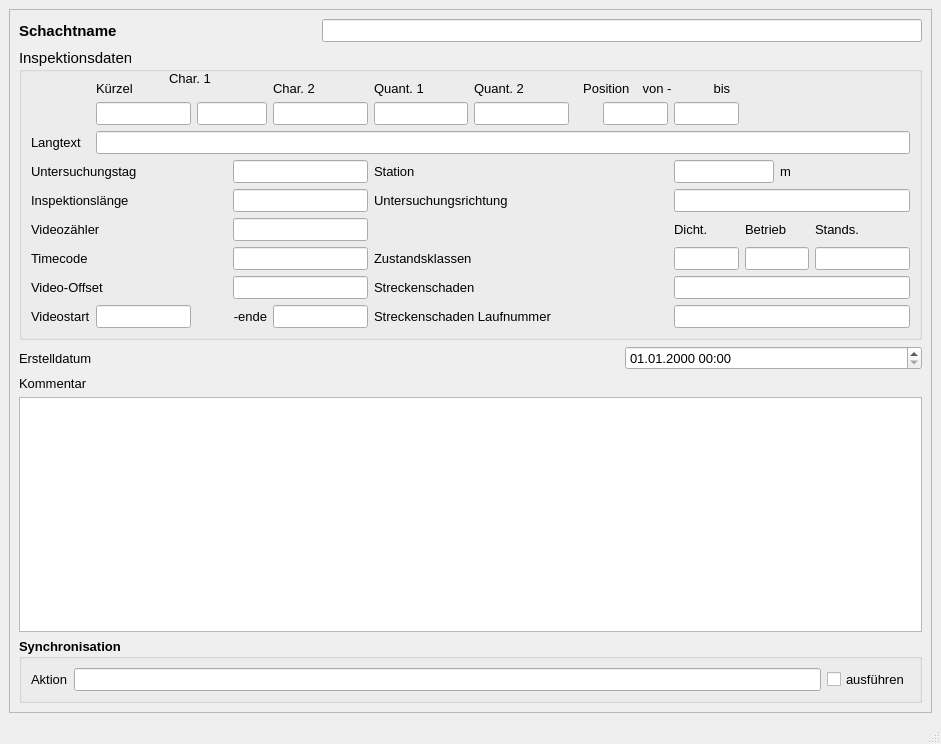
<?xml version="1.0" encoding="UTF-8"?>
<ui version="4.0">
 <class>MainWindow</class>
 <widget class="QMainWindow" name="MainWindow">
  <property name="enabled">
   <bool>true</bool>
  </property>
  <property name="geometry">
   <rect>
    <x>0</x>
    <y>0</y>
    <width>941</width>
    <height>744</height>
   </rect>
  </property>
  <property name="minimumSize">
   <size>
    <width>660</width>
    <height>590</height>
   </size>
  </property>
  <property name="maximumSize">
   <size>
    <width>16777215</width>
    <height>16777215</height>
   </size>
  </property>
  <property name="font">
   <font>
    <family>Tahoma</family>
    <pointsize>10</pointsize>
   </font>
  </property>
  <property name="windowTitle">
   <string>MainWindow</string>
  </property>
  <widget class="QWidget" name="centralwidget">
   <layout class="QGridLayout" name="gridLayout">
    <item row="0" column="0">
     <widget class="QScrollArea" name="scrollArea">
      <property name="widgetResizable">
       <bool>true</bool>
      </property>
      <widget class="QWidget" name="scrollAreaWidgetContents">
       <property name="geometry">
        <rect>
         <x>0</x>
         <y>0</y>
         <width>917</width>
         <height>667</height>
        </rect>
       </property>
       <layout class="QGridLayout" name="gridLayout_2">
        <item row="0" column="0">
         <widget class="QLabel" name="label">
          <property name="font">
           <font>
            <family>Tahoma</family>
            <pointsize>11</pointsize>
            <weight>75</weight>
            <bold>true</bold>
           </font>
          </property>
          <property name="text">
           <string>Schachtname</string>
          </property>
         </widget>
        </item>
        <item row="0" column="1" colspan="2">
         <widget class="QLineEdit" name="untersuchsch">
          <property name="toolTip">
           <string>&lt;html&gt;&lt;head/&gt;&lt;body&gt;&lt;p&gt;Bezeichnung des untersuchten Schachtes&lt;/p&gt;&lt;/body&gt;&lt;/html&gt;</string>
          </property>
          <property name="statusTip">
           <string>Bezeichnung des untersuchten Schachtes</string>
          </property>
         </widget>
        </item>
        <item row="1" column="0" colspan="3">
         <widget class="QGroupBox" name="groupBox_2">
          <property name="font">
           <font>
            <family>Tahoma</family>
            <pointsize>11</pointsize>
           </font>
          </property>
          <property name="title">
           <string>Inspektionsdaten</string>
          </property>
          <layout class="QGridLayout" name="gridLayout_3">
           <item row="0" column="1" colspan="3">
            <widget class="QLabel" name="label_23">
             <property name="font">
              <font>
               <family>Tahoma</family>
               <pointsize>10</pointsize>
              </font>
             </property>
             <property name="text">
              <string>Kürzel</string>
             </property>
            </widget>
           </item>
           <item row="0" column="4">
            <widget class="QLabel" name="label_25">
             <property name="font">
              <font>
               <family>Tahoma</family>
               <pointsize>10</pointsize>
              </font>
             </property>
             <property name="text">
              <string>Char. 2</string>
             </property>
            </widget>
           </item>
           <item row="0" column="5">
            <widget class="QLabel" name="label_26">
             <property name="font">
              <font>
               <family>Tahoma</family>
               <pointsize>10</pointsize>
              </font>
             </property>
             <property name="text">
              <string>Quant. 1</string>
             </property>
            </widget>
           </item>
           <item row="0" column="6">
            <widget class="QLabel" name="label_27">
             <property name="font">
              <font>
               <family>Tahoma</family>
               <pointsize>10</pointsize>
              </font>
             </property>
             <property name="text">
              <string>Quant. 2</string>
             </property>
            </widget>
           </item>
           <item row="0" column="7" colspan="2">
            <widget class="QLabel" name="label_18">
             <property name="font">
              <font>
               <family>Tahoma</family>
               <pointsize>10</pointsize>
              </font>
             </property>
             <property name="text">
              <string>Position </string>
             </property>
             <property name="alignment">
              <set>Qt::AlignRight|Qt::AlignTrailing|Qt::AlignVCenter</set>
             </property>
            </widget>
           </item>
           <item row="0" column="9" colspan="2">
            <widget class="QLabel" name="label_40">
             <property name="font">
              <font>
               <family>Tahoma</family>
               <pointsize>10</pointsize>
              </font>
             </property>
             <property name="text">
              <string> von -</string>
             </property>
            </widget>
           </item>
           <item row="0" column="11">
            <widget class="QLabel" name="label_30">
             <property name="font">
              <font>
               <family>Tahoma</family>
               <pointsize>10</pointsize>
              </font>
             </property>
             <property name="text">
              <string> bis</string>
             </property>
            </widget>
           </item>
           <item row="1" column="1">
            <widget class="QLineEdit" name="kuerzel">
             <property name="font">
              <font>
               <family>Tahoma</family>
               <pointsize>10</pointsize>
              </font>
             </property>
             <property name="toolTip">
              <string>&lt;html&gt;&lt;head/&gt;&lt;body&gt;&lt;p&gt;&lt;span style=&quot; font-size:10pt;&quot;&gt;Schadenskürzel&lt;/span&gt;&lt;/p&gt;&lt;/body&gt;&lt;/html&gt;</string>
             </property>
            </widget>
           </item>
           <item row="1" column="2" colspan="2">
            <widget class="QLineEdit" name="charakt1">
             <property name="font">
              <font>
               <family>Tahoma</family>
               <pointsize>10</pointsize>
              </font>
             </property>
             <property name="toolTip">
              <string>&lt;html&gt;&lt;head/&gt;&lt;body&gt;&lt;p&gt;Zustandsdaten: Charakterisierung 1&lt;/p&gt;&lt;/body&gt;&lt;/html&gt;</string>
             </property>
             <property name="statusTip">
              <string>Zustandsdaten: Charakterisierung 1</string>
             </property>
            </widget>
           </item>
           <item row="1" column="4">
            <widget class="QLineEdit" name="charakt2">
             <property name="font">
              <font>
               <family>Tahoma</family>
               <pointsize>10</pointsize>
              </font>
             </property>
             <property name="toolTip">
              <string>&lt;html&gt;&lt;head/&gt;&lt;body&gt;&lt;p&gt;Zustandsdaten: Charakterisierung 2&lt;/p&gt;&lt;/body&gt;&lt;/html&gt;</string>
             </property>
             <property name="statusTip">
              <string>Zustandsdaten: Charakterisierung 2</string>
             </property>
            </widget>
           </item>
           <item row="1" column="5">
            <widget class="QLineEdit" name="quantnr1">
             <property name="font">
              <font>
               <family>Tahoma</family>
               <pointsize>10</pointsize>
              </font>
             </property>
             <property name="toolTip">
              <string>&lt;html&gt;&lt;head/&gt;&lt;body&gt;&lt;p&gt;Zustandsdaten: Quantifizierung 1&lt;/p&gt;&lt;/body&gt;&lt;/html&gt;</string>
             </property>
             <property name="statusTip">
              <string>Zustandsdaten: Quantifizierung 1</string>
             </property>
            </widget>
           </item>
           <item row="1" column="6">
            <widget class="QLineEdit" name="quantnr2">
             <property name="font">
              <font>
               <family>Tahoma</family>
               <pointsize>10</pointsize>
              </font>
             </property>
             <property name="toolTip">
              <string>&lt;html&gt;&lt;head/&gt;&lt;body&gt;&lt;p&gt;Zustandsdaten: Quantifizierung 2&lt;/p&gt;&lt;/body&gt;&lt;/html&gt;</string>
             </property>
             <property name="statusTip">
              <string>Zustandsdaten: Quantifizierung 2</string>
             </property>
            </widget>
           </item>
           <item row="1" column="8" colspan="2">
            <widget class="QLineEdit" name="pos_von">
             <property name="font">
              <font>
               <family>Tahoma</family>
               <pointsize>10</pointsize>
              </font>
             </property>
             <property name="toolTip">
              <string>&lt;html&gt;&lt;head/&gt;&lt;body&gt;&lt;p&gt;Zustandsdaten: Anfangswinkel als Zifferblattreferenz&lt;/p&gt;&lt;/body&gt;&lt;/html&gt;</string>
             </property>
             <property name="statusTip">
              <string>Zustandsdaten: Anfangswinkel als Zifferblattreferenz</string>
             </property>
            </widget>
           </item>
           <item row="1" column="10" colspan="2">
            <widget class="QLineEdit" name="pos_bis">
             <property name="font">
              <font>
               <family>Tahoma</family>
               <pointsize>10</pointsize>
              </font>
             </property>
             <property name="toolTip">
              <string>&lt;html&gt;&lt;head/&gt;&lt;body&gt;&lt;p&gt;Zustandsdaten: Endwinkel als Zifferblattreferenz&lt;/p&gt;&lt;/body&gt;&lt;/html&gt;</string>
             </property>
             <property name="statusTip">
              <string>Zustandsdaten: Endwinkel als Zifferblattreferenz</string>
             </property>
            </widget>
           </item>
           <item row="2" column="0">
            <widget class="QLabel" name="label_52">
             <property name="font">
              <font>
               <family>Tahoma</family>
               <pointsize>10</pointsize>
              </font>
             </property>
             <property name="text">
              <string>Langtext</string>
             </property>
            </widget>
           </item>
           <item row="2" column="1" colspan="14">
            <widget class="QLineEdit" name="langtext">
             <property name="font">
              <font>
               <family>Tahoma</family>
               <pointsize>10</pointsize>
              </font>
             </property>
             <property name="toolTip">
              <string>&lt;html&gt;&lt;head/&gt;&lt;body&gt;&lt;p&gt;&lt;span style=&quot; font-size:10pt;&quot;&gt;Zustandsbeschreibung Langtext&lt;/span&gt;&lt;/p&gt;&lt;/body&gt;&lt;/html&gt;</string>
             </property>
             <property name="statusTip">
              <string>Zustandsbeschreibung Langtext</string>
             </property>
            </widget>
           </item>
           <item row="3" column="0" colspan="3">
            <widget class="QLabel" name="label_61">
             <property name="font">
              <font>
               <family>Tahoma</family>
               <pointsize>10</pointsize>
              </font>
             </property>
             <property name="text">
              <string>Untersuchungstag</string>
             </property>
            </widget>
           </item>
           <item row="3" column="3" colspan="2">
            <widget class="QLineEdit" name="untersuchtag">
             <property name="font">
              <font>
               <family>Tahoma</family>
               <pointsize>10</pointsize>
              </font>
             </property>
             <property name="toolTip">
              <string>&lt;html&gt;&lt;head/&gt;&lt;body&gt;&lt;p&gt;Datum der Untersuchung&lt;/p&gt;&lt;/body&gt;&lt;/html&gt;</string>
             </property>
             <property name="statusTip">
              <string>Datum der Untersuchung</string>
             </property>
            </widget>
           </item>
           <item row="3" column="5" colspan="4">
            <widget class="QLabel" name="label_34">
             <property name="font">
              <font>
               <family>Tahoma</family>
               <pointsize>10</pointsize>
              </font>
             </property>
             <property name="text">
              <string>Station</string>
             </property>
            </widget>
           </item>
           <item row="3" column="10" colspan="3">
            <widget class="QLineEdit" name="station">
             <property name="font">
              <font>
               <family>Tahoma</family>
               <pointsize>10</pointsize>
              </font>
             </property>
             <property name="toolTip">
              <string>&lt;html&gt;&lt;head/&gt;&lt;body&gt;&lt;p&gt;&lt;span style=&quot; font-size:10pt;&quot;&gt;Station entlang der Haltung&lt;/span&gt;&lt;/p&gt;&lt;/body&gt;&lt;/html&gt;</string>
             </property>
             <property name="statusTip">
              <string>Station entlang der Haltung</string>
             </property>
            </widget>
           </item>
           <item row="3" column="13" colspan="2">
            <widget class="QLabel" name="label_2">
             <property name="font">
              <font>
               <family>Tahoma</family>
               <pointsize>10</pointsize>
              </font>
             </property>
             <property name="text">
              <string>m</string>
             </property>
            </widget>
           </item>
           <item row="4" column="0" colspan="3">
            <widget class="QLabel" name="label_20">
             <property name="font">
              <font>
               <family>Tahoma</family>
               <pointsize>10</pointsize>
              </font>
             </property>
             <property name="text">
              <string>Inspektionslänge</string>
             </property>
            </widget>
           </item>
           <item row="4" column="3" colspan="2">
            <widget class="QLineEdit" name="inspektionslaenge">
             <property name="font">
              <font>
               <family>Tahoma</family>
               <pointsize>10</pointsize>
              </font>
             </property>
             <property name="toolTip">
              <string>&lt;html&gt;&lt;head/&gt;&lt;body&gt;&lt;p&gt;&lt;span style=&quot; font-size:10pt;&quot;&gt;Inspektionslänge&lt;/span&gt;&lt;/p&gt;&lt;/body&gt;&lt;/html&gt;</string>
             </property>
             <property name="statusTip">
              <string>Inspektionslänge</string>
             </property>
            </widget>
           </item>
           <item row="4" column="5" colspan="4">
            <widget class="QLabel" name="label_17">
             <property name="font">
              <font>
               <family>Tahoma</family>
               <pointsize>10</pointsize>
              </font>
             </property>
             <property name="text">
              <string>Untersuchungsrichtung</string>
             </property>
            </widget>
           </item>
           <item row="4" column="10" colspan="5">
            <widget class="QLineEdit" name="untersuchrichtung">
             <property name="font">
              <font>
               <family>Tahoma</family>
               <pointsize>10</pointsize>
              </font>
             </property>
             <property name="toolTip">
              <string>&lt;html&gt;&lt;head/&gt;&lt;body&gt;&lt;p&gt;&lt;span style=&quot; font-size:10pt;&quot;&gt;Untersuchungsrichtung&lt;/span&gt;&lt;/p&gt;&lt;/body&gt;&lt;/html&gt;</string>
             </property>
            </widget>
           </item>
           <item row="5" column="0" colspan="3">
            <widget class="QLabel" name="label_19">
             <property name="font">
              <font>
               <family>Tahoma</family>
               <pointsize>10</pointsize>
              </font>
             </property>
             <property name="text">
              <string>Videozähler</string>
             </property>
            </widget>
           </item>
           <item row="5" column="3" colspan="2">
            <widget class="QLineEdit" name="videozaehler">
             <property name="font">
              <font>
               <family>Tahoma</family>
               <pointsize>10</pointsize>
              </font>
             </property>
             <property name="toolTip">
              <string>&lt;html&gt;&lt;head/&gt;&lt;body&gt;&lt;p&gt;&lt;span style=&quot; font-size:10pt;&quot;&gt;Videozähler&lt;/span&gt;&lt;/p&gt;&lt;/body&gt;&lt;/html&gt;</string>
             </property>
             <property name="statusTip">
              <string>Videozähler</string>
             </property>
            </widget>
           </item>
           <item row="5" column="10" colspan="2">
            <widget class="QLabel" name="label_39">
             <property name="font">
              <font>
               <family>Tahoma</family>
               <pointsize>10</pointsize>
              </font>
             </property>
             <property name="text">
              <string>Dicht.</string>
             </property>
            </widget>
           </item>
           <item row="5" column="12" colspan="2">
            <widget class="QLabel" name="label_37">
             <property name="font">
              <font>
               <family>Tahoma</family>
               <pointsize>10</pointsize>
              </font>
             </property>
             <property name="text">
              <string>Betrieb</string>
             </property>
            </widget>
           </item>
           <item row="5" column="14">
            <widget class="QLabel" name="label_38">
             <property name="font">
              <font>
               <family>Tahoma</family>
               <pointsize>10</pointsize>
              </font>
             </property>
             <property name="text">
              <string>Stands.</string>
             </property>
            </widget>
           </item>
           <item row="6" column="0" colspan="3">
            <widget class="QLabel" name="label_35">
             <property name="font">
              <font>
               <family>Tahoma</family>
               <pointsize>10</pointsize>
              </font>
             </property>
             <property name="text">
              <string>Timecode</string>
             </property>
            </widget>
           </item>
           <item row="6" column="3" colspan="2">
            <widget class="QLineEdit" name="timecode">
             <property name="font">
              <font>
               <family>Tahoma</family>
               <pointsize>10</pointsize>
              </font>
             </property>
             <property name="toolTip">
              <string>&lt;html&gt;&lt;head/&gt;&lt;body&gt;&lt;p&gt;&lt;span style=&quot; font-size:10pt;&quot;&gt;Timecode&lt;/span&gt;&lt;/p&gt;&lt;/body&gt;&lt;/html&gt;</string>
             </property>
             <property name="statusTip">
              <string>Timecode</string>
             </property>
            </widget>
           </item>
           <item row="6" column="5" colspan="3">
            <widget class="QLabel" name="label_36">
             <property name="font">
              <font>
               <family>Tahoma</family>
               <pointsize>10</pointsize>
              </font>
             </property>
             <property name="text">
              <string>Zustandsklassen</string>
             </property>
            </widget>
           </item>
           <item row="6" column="10" colspan="2">
            <widget class="QLineEdit" name="ZD">
             <property name="font">
              <font>
               <family>Tahoma</family>
               <pointsize>10</pointsize>
              </font>
             </property>
             <property name="toolTip">
              <string>&lt;html&gt;&lt;head/&gt;&lt;body&gt;&lt;p&gt;&lt;span style=&quot; font-size:10pt;&quot;&gt;Max. Zustandsklasse Dichtheit&lt;/span&gt;&lt;/p&gt;&lt;/body&gt;&lt;/html&gt;</string>
             </property>
             <property name="statusTip">
              <string>Max. Zustandsklasse Dichtheit</string>
             </property>
            </widget>
           </item>
           <item row="6" column="12" colspan="2">
            <widget class="QLineEdit" name="ZB">
             <property name="font">
              <font>
               <family>Tahoma</family>
               <pointsize>10</pointsize>
              </font>
             </property>
             <property name="toolTip">
              <string>&lt;html&gt;&lt;head/&gt;&lt;body&gt;&lt;p&gt;&lt;span style=&quot; font-size:10pt;&quot;&gt;Max. Zustandsklasse Betriebssicherheit&lt;/span&gt;&lt;/p&gt;&lt;/body&gt;&lt;/html&gt;</string>
             </property>
             <property name="statusTip">
              <string>Max. Zustandsklasse Betriebssicherheit</string>
             </property>
            </widget>
           </item>
           <item row="6" column="14">
            <widget class="QLineEdit" name="ZS">
             <property name="font">
              <font>
               <family>Tahoma</family>
               <pointsize>10</pointsize>
              </font>
             </property>
             <property name="toolTip">
              <string>&lt;html&gt;&lt;head/&gt;&lt;body&gt;&lt;p&gt;&lt;span style=&quot; font-size:10pt;&quot;&gt;Max. Zustandsklasse Standsicherheit&lt;/span&gt;&lt;/p&gt;&lt;/body&gt;&lt;/html&gt;</string>
             </property>
             <property name="statusTip">
              <string>Max. Zustandsklasse Betriebssicherheit</string>
             </property>
            </widget>
           </item>
           <item row="7" column="0" colspan="3">
            <widget class="QLabel" name="label_21">
             <property name="font">
              <font>
               <family>Tahoma</family>
               <pointsize>10</pointsize>
              </font>
             </property>
             <property name="text">
              <string>Video-Offset</string>
             </property>
            </widget>
           </item>
           <item row="7" column="3" colspan="2">
            <widget class="QLineEdit" name="video_offset">
             <property name="font">
              <font>
               <family>Tahoma</family>
               <pointsize>10</pointsize>
              </font>
             </property>
             <property name="toolTip">
              <string>&lt;html&gt;&lt;head/&gt;&lt;body&gt;&lt;p&gt;&lt;span style=&quot; font-size:10pt;&quot;&gt;Video-Offset&lt;/span&gt;&lt;/p&gt;&lt;/body&gt;&lt;/html&gt;</string>
             </property>
             <property name="statusTip">
              <string>Video-Offset</string>
             </property>
            </widget>
           </item>
           <item row="7" column="5" colspan="4">
            <widget class="QLabel" name="label_28">
             <property name="font">
              <font>
               <family>Tahoma</family>
               <pointsize>10</pointsize>
              </font>
             </property>
             <property name="text">
              <string>Streckenschaden</string>
             </property>
            </widget>
           </item>
           <item row="7" column="10" colspan="5">
            <widget class="QLineEdit" name="streckenschaden">
             <property name="font">
              <font>
               <family>Tahoma</family>
               <pointsize>10</pointsize>
              </font>
             </property>
             <property name="toolTip">
              <string>&lt;html&gt;&lt;head/&gt;&lt;body&gt;&lt;p&gt;&lt;span style=&quot; font-size:10pt;&quot;&gt;Streckenschaden (Kodierung)&lt;/span&gt;&lt;/p&gt;&lt;/body&gt;&lt;/html&gt;</string>
             </property>
             <property name="statusTip">
              <string>Streckenschaden (Kodierung)</string>
             </property>
            </widget>
           </item>
           <item row="8" column="0">
            <widget class="QLabel" name="label_33">
             <property name="font">
              <font>
               <family>Tahoma</family>
               <pointsize>10</pointsize>
              </font>
             </property>
             <property name="text">
              <string>Videostart</string>
             </property>
            </widget>
           </item>
           <item row="8" column="1">
            <widget class="QLineEdit" name="video_start">
             <property name="font">
              <font>
               <family>Tahoma</family>
               <pointsize>10</pointsize>
              </font>
             </property>
             <property name="toolTip">
              <string>&lt;html&gt;&lt;head/&gt;&lt;body&gt;&lt;p&gt;Beginn der Videoreferenz&lt;/p&gt;&lt;/body&gt;&lt;/html&gt;</string>
             </property>
             <property name="statusTip">
              <string>Beginn der Videoreferenz</string>
             </property>
            </widget>
           </item>
           <item row="8" column="3">
            <widget class="QLabel" name="label_41">
             <property name="font">
              <font>
               <family>Tahoma</family>
               <pointsize>10</pointsize>
              </font>
             </property>
             <property name="text">
              <string>-ende</string>
             </property>
             <property name="alignment">
              <set>Qt::AlignRight|Qt::AlignTrailing|Qt::AlignVCenter</set>
             </property>
            </widget>
           </item>
           <item row="8" column="4">
            <widget class="QLineEdit" name="video_ende">
             <property name="font">
              <font>
               <family>Tahoma</family>
               <pointsize>10</pointsize>
              </font>
             </property>
             <property name="toolTip">
              <string>&lt;html&gt;&lt;head/&gt;&lt;body&gt;&lt;p&gt;Ende der Videoreferenz&lt;/p&gt;&lt;/body&gt;&lt;/html&gt;</string>
             </property>
             <property name="statusTip">
              <string>Ende der Videoreferenz</string>
             </property>
            </widget>
           </item>
           <item row="8" column="5" colspan="5">
            <widget class="QLabel" name="label_29">
             <property name="font">
              <font>
               <family>Tahoma</family>
               <pointsize>10</pointsize>
              </font>
             </property>
             <property name="text">
              <string>Streckenschaden Laufnummer</string>
             </property>
            </widget>
           </item>
           <item row="8" column="10" colspan="5">
            <widget class="QLineEdit" name="streckenschaden_lfdnr">
             <property name="font">
              <font>
               <family>Tahoma</family>
               <pointsize>10</pointsize>
              </font>
             </property>
             <property name="toolTip">
              <string>&lt;html&gt;&lt;head/&gt;&lt;body&gt;&lt;p&gt;&lt;span style=&quot; font-size:10pt;&quot;&gt;Lfd. Nummer des Streckenschadens&lt;/span&gt;&lt;/p&gt;&lt;/body&gt;&lt;/html&gt;</string>
             </property>
             <property name="statusTip">
              <string>Lfd. Nummer des Streckenschadens</string>
             </property>
            </widget>
           </item>
          </layout>
          <widget class="QLabel" name="label_24">
           <property name="geometry">
            <rect>
             <x>150</x>
             <y>20</y>
             <width>51</width>
             <height>21</height>
            </rect>
           </property>
           <property name="font">
            <font>
             <family>Tahoma</family>
             <pointsize>10</pointsize>
            </font>
           </property>
           <property name="text">
            <string>Char. 1</string>
           </property>
          </widget>
         </widget>
        </item>
        <item row="2" column="0" colspan="2">
         <widget class="QLabel" name="label_70">
          <property name="text">
           <string>Erstelldatum</string>
          </property>
         </widget>
        </item>
        <item row="2" column="2">
         <widget class="QgsDateTimeEdit" name="createdat">
          <property name="currentSection">
           <enum>QDateTimeEdit::DaySection</enum>
          </property>
          <property name="displayFormat">
           <string>dd.MM.yyyy HH:mm</string>
          </property>
         </widget>
        </item>
        <item row="3" column="0">
         <widget class="QLabel" name="label_14">
          <property name="text">
           <string>Kommentar</string>
          </property>
         </widget>
        </item>
        <item row="4" column="0" colspan="3">
         <widget class="QTextEdit" name="kommentar"/>
        </item>
        <item row="5" column="0" colspan="3">
         <widget class="QGroupBox" name="groupBox_sync">
          <property name="font">
           <font>
            <family>Tahoma</family>
            <pointsize>10</pointsize>
            <weight>75</weight>
            <bold>true</bold>
           </font>
          </property>
          <property name="title">
           <string>Synchronisation</string>
          </property>
          <layout class="QGridLayout" name="gridLayout_4">
           <item row="0" column="0">
            <widget class="QLabel" name="label_22">
             <property name="font">
              <font>
               <family>Tahoma</family>
               <pointsize>10</pointsize>
               <weight>50</weight>
               <bold>false</bold>
              </font>
             </property>
             <property name="text">
              <string>Aktion</string>
             </property>
            </widget>
           </item>
           <item row="0" column="1">
            <widget class="QLineEdit" name="aktion">
             <property name="toolTip">
              <string>&lt;html&gt;&lt;head/&gt;&lt;body&gt;&lt;p&gt;Maßnahme zur Synchronisation&lt;/p&gt;&lt;/body&gt;&lt;/html&gt;</string>
             </property>
             <property name="statusTip">
              <string>Maßnahme zur Synchronisation</string>
             </property>
            </widget>
           </item>
           <item row="0" column="2">
            <widget class="QCheckBox" name="status">
             <property name="font">
              <font>
               <family>Tahoma</family>
               <pointsize>10</pointsize>
               <weight>50</weight>
               <bold>false</bold>
              </font>
             </property>
             <property name="toolTip">
              <string>Synchronisation aktivieren</string>
             </property>
             <property name="statusTip">
              <string>Synchronisation aktivieren</string>
             </property>
             <property name="text">
              <string>ausführen</string>
             </property>
            </widget>
           </item>
          </layout>
         </widget>
        </item>
       </layout>
      </widget>
     </widget>
    </item>
   </layout>
  </widget>
  <widget class="QMenuBar" name="menubar">
   <property name="geometry">
    <rect>
     <x>0</x>
     <y>0</y>
     <width>941</width>
     <height>27</height>
    </rect>
   </property>
  </widget>
  <widget class="QStatusBar" name="statusbar"/>
 </widget>
 <customwidgets>
  <customwidget>
   <class>QgsDateTimeEdit</class>
   <extends>QDateTimeEdit</extends>
   <header>qgsdatetimeedit.h</header>
  </customwidget>
 </customwidgets>
 <tabstops>
  <tabstop>untersuchsch</tabstop>
  <tabstop>createdat</tabstop>
  <tabstop>kommentar</tabstop>
 </tabstops>
 <resources/>
 <connections/>
</ui>
